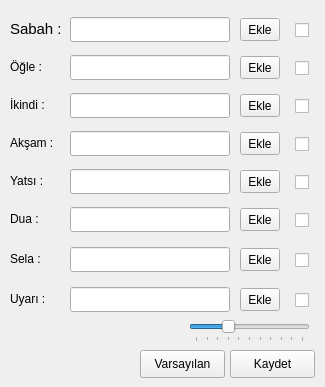
    <widget class="QWidget" name="ses_dosyalari_tab">
     <attribute name="icon">
      <iconset resource="PyVakitci.qrc">
       <normaloff>:/resimler/ses_dosyalari.png</normaloff>:/resimler/ses_dosyalari.png</iconset>
     </attribute>
     <attribute name="title">
      <string notr="true"/>
     </attribute>
     <attribute name="toolTip">
      <string>Ses Dosyaları</string>
     </attribute>
     <widget class="QLabel" name="sabah_ses_label">
      <property name="geometry">
       <rect>
        <x>10</x>
        <y>20</y>
        <width>70</width>
        <height>17</height>
       </rect>
      </property>
      <property name="font">
       <font>
        <family>Arial</family>
        <pointsize>11</pointsize>
       </font>
      </property>
      <property name="text">
       <string>Sabah :</string>
      </property>
     </widget>
     <widget class="QLineEdit" name="sabah_lineEdit">
      <property name="geometry">
       <rect>
        <x>70</x>
        <y>17</y>
        <width>160</width>
        <height>25</height>
       </rect>
      </property>
      <property name="sizePolicy">
       <sizepolicy hsizetype="Preferred" vsizetype="Preferred">
        <horstretch>0</horstretch>
        <verstretch>0</verstretch>
       </sizepolicy>
      </property>
      <property name="readOnly">
       <bool>true</bool>
      </property>
     </widget>
     <widget class="QToolButton" name="sabah_toolButton">
      <property name="geometry">
       <rect>
        <x>240</x>
        <y>18</y>
        <width>40</width>
        <height>23</height>
       </rect>
      </property>
      <property name="sizePolicy">
       <sizepolicy hsizetype="Preferred" vsizetype="Preferred">
        <horstretch>0</horstretch>
        <verstretch>0</verstretch>
       </sizepolicy>
      </property>
      <property name="text">
       <string>Ekle</string>
      </property>
     </widget>
     <widget class="QToolButton" name="dua_toolButton">
      <property name="geometry">
       <rect>
        <x>240</x>
        <y>208</y>
        <width>40</width>
        <height>23</height>
       </rect>
      </property>
      <property name="sizePolicy">
       <sizepolicy hsizetype="Preferred" vsizetype="Preferred">
        <horstretch>0</horstretch>
        <verstretch>0</verstretch>
       </sizepolicy>
      </property>
      <property name="text">
       <string>Ekle</string>
      </property>
     </widget>
     <widget class="QLabel" name="dua_ses_label">
      <property name="geometry">
       <rect>
        <x>10</x>
        <y>210</y>
        <width>70</width>
        <height>17</height>
       </rect>
      </property>
      <property name="text">
       <string>Dua :</string>
      </property>
     </widget>
     <widget class="QLabel" name="aksam_ses_label">
      <property name="geometry">
       <rect>
        <x>10</x>
        <y>134</y>
        <width>70</width>
        <height>17</height>
       </rect>
      </property>
      <property name="text">
       <string>Akşam :</string>
      </property>
     </widget>
     <widget class="QLineEdit" name="aksam_lineEdit">
      <property name="geometry">
       <rect>
        <x>70</x>
        <y>131</y>
        <width>160</width>
        <height>25</height>
       </rect>
      </property>
      <property name="sizePolicy">
       <sizepolicy hsizetype="Preferred" vsizetype="Preferred">
        <horstretch>0</horstretch>
        <verstretch>0</verstretch>
       </sizepolicy>
      </property>
      <property name="readOnly">
       <bool>true</bool>
      </property>
     </widget>
     <widget class="QToolButton" name="aksam_toolButton">
      <property name="geometry">
       <rect>
        <x>240</x>
        <y>132</y>
        <width>40</width>
        <height>23</height>
       </rect>
      </property>
      <property name="sizePolicy">
       <sizepolicy hsizetype="Preferred" vsizetype="Preferred">
        <horstretch>0</horstretch>
        <verstretch>0</verstretch>
       </sizepolicy>
      </property>
      <property name="text">
       <string>Ekle</string>
      </property>
     </widget>
     <widget class="QToolButton" name="uyari_toolButton">
      <property name="geometry">
       <rect>
        <x>240</x>
        <y>288</y>
        <width>40</width>
        <height>23</height>
       </rect>
      </property>
      <property name="sizePolicy">
       <sizepolicy hsizetype="Preferred" vsizetype="Preferred">
        <horstretch>0</horstretch>
        <verstretch>0</verstretch>
       </sizepolicy>
      </property>
      <property name="text">
       <string>Ekle</string>
      </property>
     </widget>
     <widget class="QLabel" name="yatsi_ses_label">
      <property name="geometry">
       <rect>
        <x>10</x>
        <y>172</y>
        <width>70</width>
        <height>17</height>
       </rect>
      </property>
      <property name="text">
       <string>Yatsı :</string>
      </property>
     </widget>
     <widget class="QLineEdit" name="yatsi_lineEdit">
      <property name="geometry">
       <rect>
        <x>70</x>
        <y>169</y>
        <width>160</width>
        <height>25</height>
       </rect>
      </property>
      <property name="sizePolicy">
       <sizepolicy hsizetype="Preferred" vsizetype="Preferred">
        <horstretch>0</horstretch>
        <verstretch>0</verstretch>
       </sizepolicy>
      </property>
      <property name="readOnly">
       <bool>true</bool>
      </property>
     </widget>
     <widget class="QToolButton" name="yatsi_toolButton">
      <property name="geometry">
       <rect>
        <x>240</x>
        <y>170</y>
        <width>40</width>
        <height>23</height>
       </rect>
      </property>
      <property name="sizePolicy">
       <sizepolicy hsizetype="Preferred" vsizetype="Preferred">
        <horstretch>0</horstretch>
        <verstretch>0</verstretch>
       </sizepolicy>
      </property>
      <property name="text">
       <string>Ekle</string>
      </property>
     </widget>
     <widget class="QLabel" name="uyari_ses_label">
      <property name="geometry">
       <rect>
        <x>10</x>
        <y>290</y>
        <width>70</width>
        <height>17</height>
       </rect>
      </property>
      <property name="text">
       <string>Uyarı :</string>
      </property>
     </widget>
     <widget class="QLabel" name="ogle_ses_label">
      <property name="geometry">
       <rect>
        <x>10</x>
        <y>58</y>
        <width>70</width>
        <height>17</height>
       </rect>
      </property>
      <property name="text">
       <string>Öğle :</string>
      </property>
     </widget>
     <widget class="QLineEdit" name="ogle_lineEdit">
      <property name="geometry">
       <rect>
        <x>70</x>
        <y>55</y>
        <width>160</width>
        <height>25</height>
       </rect>
      </property>
      <property name="sizePolicy">
       <sizepolicy hsizetype="Preferred" vsizetype="Preferred">
        <horstretch>0</horstretch>
        <verstretch>0</verstretch>
       </sizepolicy>
      </property>
      <property name="readOnly">
       <bool>true</bool>
      </property>
     </widget>
     <widget class="QToolButton" name="ogle_toolButton">
      <property name="geometry">
       <rect>
        <x>240</x>
        <y>56</y>
        <width>40</width>
        <height>23</height>
       </rect>
      </property>
      <property name="sizePolicy">
       <sizepolicy hsizetype="Preferred" vsizetype="Preferred">
        <horstretch>0</horstretch>
        <verstretch>0</verstretch>
       </sizepolicy>
      </property>
      <property name="text">
       <string>Ekle</string>
      </property>
     </widget>
     <widget class="QLineEdit" name="uyari_lineEdit">
      <property name="geometry">
       <rect>
        <x>70</x>
        <y>287</y>
        <width>160</width>
        <height>25</height>
       </rect>
      </property>
      <property name="sizePolicy">
       <sizepolicy hsizetype="Preferred" vsizetype="Preferred">
        <horstretch>0</horstretch>
        <verstretch>0</verstretch>
       </sizepolicy>
      </property>
      <property name="readOnly">
       <bool>true</bool>
      </property>
     </widget>
     <widget class="QLineEdit" name="dua_lineEdit">
      <property name="geometry">
       <rect>
        <x>70</x>
        <y>207</y>
        <width>160</width>
        <height>25</height>
       </rect>
      </property>
      <property name="sizePolicy">
       <sizepolicy hsizetype="Preferred" vsizetype="Preferred">
        <horstretch>0</horstretch>
        <verstretch>0</verstretch>
       </sizepolicy>
      </property>
      <property name="readOnly">
       <bool>true</bool>
      </property>
     </widget>
     <widget class="QLabel" name="ikindi_ses_label">
      <property name="geometry">
       <rect>
        <x>10</x>
        <y>96</y>
        <width>70</width>
        <height>17</height>
       </rect>
      </property>
      <property name="text">
       <string>İkindi :</string>
      </property>
     </widget>
     <widget class="QLineEdit" name="ikindi_lineEdit">
      <property name="geometry">
       <rect>
        <x>70</x>
        <y>93</y>
        <width>160</width>
        <height>25</height>
       </rect>
      </property>
      <property name="sizePolicy">
       <sizepolicy hsizetype="Preferred" vsizetype="Preferred">
        <horstretch>0</horstretch>
        <verstretch>0</verstretch>
       </sizepolicy>
      </property>
      <property name="readOnly">
       <bool>true</bool>
      </property>
     </widget>
     <widget class="QToolButton" name="ikindi_toolButton">
      <property name="geometry">
       <rect>
        <x>240</x>
        <y>94</y>
        <width>40</width>
        <height>23</height>
       </rect>
      </property>
      <property name="sizePolicy">
       <sizepolicy hsizetype="Preferred" vsizetype="Preferred">
        <horstretch>0</horstretch>
        <verstretch>0</verstretch>
       </sizepolicy>
      </property>
      <property name="text">
       <string>Ekle</string>
      </property>
     </widget>
     <widget class="QPushButton" name="ses_kaydet_pushButton">
      <property name="geometry">
       <rect>
        <x>230</x>
        <y>350</y>
        <width>85</width>
        <height>28</height>
       </rect>
      </property>
      <property name="toolTip">
       <string>Program kapanıp açıldığında yaptığınız değişikliklerin
hatırlanması için buraya tıklayın.</string>
      </property>
      <property name="text">
       <string>Kaydet</string>
      </property>
     </widget>
     <widget class="QPushButton" name="ses_varsayilan_pushButton">
      <property name="geometry">
       <rect>
        <x>140</x>
        <y>350</y>
        <width>85</width>
        <height>28</height>
       </rect>
      </property>
      <property name="toolTip">
       <string>Varsayılan ayarlara dönmek isterseniz buraya tıklayın.</string>
      </property>
      <property name="text">
       <string>Varsayılan</string>
      </property>
     </widget>
     <widget class="QLineEdit" name="sela_lineEdit">
      <property name="geometry">
       <rect>
        <x>70</x>
        <y>247</y>
        <width>160</width>
        <height>25</height>
       </rect>
      </property>
      <property name="sizePolicy">
       <sizepolicy hsizetype="Preferred" vsizetype="Preferred">
        <horstretch>0</horstretch>
        <verstretch>0</verstretch>
       </sizepolicy>
      </property>
      <property name="readOnly">
       <bool>true</bool>
      </property>
     </widget>
     <widget class="QLabel" name="sela_ses_label">
      <property name="geometry">
       <rect>
        <x>10</x>
        <y>250</y>
        <width>70</width>
        <height>17</height>
       </rect>
      </property>
      <property name="text">
       <string>Sela :</string>
      </property>
     </widget>
     <widget class="QToolButton" name="sela_toolButton">
      <property name="geometry">
       <rect>
        <x>240</x>
        <y>248</y>
        <width>40</width>
        <height>23</height>
       </rect>
      </property>
      <property name="sizePolicy">
       <sizepolicy hsizetype="Preferred" vsizetype="Preferred">
        <horstretch>0</horstretch>
        <verstretch>0</verstretch>
       </sizepolicy>
      </property>
      <property name="text">
       <string>Ekle</string>
      </property>
     </widget>
     <widget class="QCheckBox" name="sabah_ezani_oku_checkBox">
      <property name="geometry">
       <rect>
        <x>295</x>
        <y>20</y>
        <width>21</width>
        <height>20</height>
       </rect>
      </property>
      <property name="text">
       <string/>
      </property>
     </widget>
     <widget class="QCheckBox" name="ogle_ezani_oku_checkBox">
      <property name="geometry">
       <rect>
        <x>295</x>
        <y>58</y>
        <width>21</width>
        <height>20</height>
       </rect>
      </property>
      <property name="text">
       <string/>
      </property>
     </widget>
     <widget class="QCheckBox" name="ikindi_ezani_oku_checkBox">
      <property name="geometry">
       <rect>
        <x>295</x>
        <y>96</y>
        <width>21</width>
        <height>20</height>
       </rect>
      </property>
      <property name="text">
       <string/>
      </property>
     </widget>
     <widget class="QCheckBox" name="aksam_ezani_oku_checkBox">
      <property name="geometry">
       <rect>
        <x>295</x>
        <y>134</y>
        <width>21</width>
        <height>20</height>
       </rect>
      </property>
      <property name="text">
       <string/>
      </property>
     </widget>
     <widget class="QCheckBox" name="yatsi_ezani_oku_checkBox">
      <property name="geometry">
       <rect>
        <x>295</x>
        <y>172</y>
        <width>21</width>
        <height>20</height>
       </rect>
      </property>
      <property name="text">
       <string/>
      </property>
     </widget>
     <widget class="QCheckBox" name="dua_oku_checkBox">
      <property name="geometry">
       <rect>
        <x>295</x>
        <y>210</y>
        <width>21</width>
        <height>20</height>
       </rect>
      </property>
      <property name="text">
       <string/>
      </property>
     </widget>
     <widget class="QCheckBox" name="sela_oku_checkBox">
      <property name="geometry">
       <rect>
        <x>295</x>
        <y>250</y>
        <width>21</width>
        <height>20</height>
       </rect>
      </property>
      <property name="text">
       <string/>
      </property>
     </widget>
     <widget class="QCheckBox" name="uyari_sesi_checkBox">
      <property name="geometry">
       <rect>
        <x>295</x>
        <y>290</y>
        <width>21</width>
        <height>20</height>
       </rect>
      </property>
      <property name="text">
       <string/>
      </property>
     </widget>
     <widget class="QSlider" name="horizontalSlider">
      <property name="geometry">
       <rect>
        <x>189</x>
        <y>320</y>
        <width>121</width>
        <height>22</height>
       </rect>
      </property>
      <property name="maximum">
       <number>100</number>
      </property>
      <property name="value">
       <number>30</number>
      </property>
      <property name="orientation">
       <enum>Qt::Horizontal</enum>
      </property>
      <property name="tickPosition">
       <enum>QSlider::TicksBelow</enum>
      </property>
     </widget>
    </widget>
